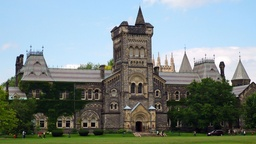
#> input picture assignment3/q4/University_College,_University_of_Toronto.jpg, 256 x 144 px, shrunk from 1600 x 900 before the run
$ jupyter execute a3_q4.ipynb   (older library calls are emulated)
#> lines starting #> are read from the running program, lines starting #| are printed output that depends on the picture; after the words box and inside, x2 and y2 are one past the last pixel; in counts of white or black regions, pixels touching at a corner belong together
### Assignment 4 - Question 4

[cell 1]
import cv2
import numpy as np
from matplotlib import pyplot as plt

[cell 2]
def downsample(img, scale_percent=50):
    width = int(img.shape[1] * scale_percent / 100)
    height = int(img.shape[0] * scale_percent / 100)
    return cv2.resize(img, (width, height))

img1 = cv2.imread("./University_College,_University_of_Toronto.jpg")
#> img1 is the input picture: shape (144, 256, 3); mean B, G, R 135, 136.1, 123.2
img2 = cv2.imread("./University_College_Lawn,_University_of_Toronto,_Canada.jpg")
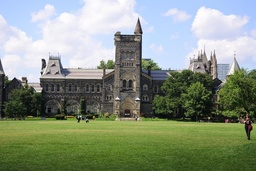
#> input picture assignment3/q4/University_College_Lawn,_University_of_Toronto,_Canada.jpg, 256 x 171 px, shrunk from 1600 x 1066 before the run
#> img2 is the input picture: shape (171, 256, 3); mean B, G, R 130.2, 147.2, 135.9
img1 = cv2.cvtColor(img1, cv2.COLOR_BGR2RGB)
img2 = cv2.cvtColor(img2, cv2.COLOR_BGR2RGB)
img1 = downsample(img1, 70)
img2 = downsample(img2, 70)
#> call 2 of downsample, with scale_percent = 70
#> in downsample (call 2), `return cv2.resize(img, (width, height))`:
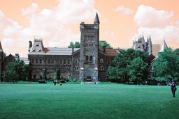
#> returned value: shape (119, 179, 3); mean of channels 0, 1, 2 135.8, 147.1, 130.1; drawn as B, G, R
print(img1.shape)
#| (100, 179, 3)
print(img2.shape)
#| (119, 179, 3)

#### 4.1: Calculate eigenvalues of second moment matrix

[cell 3]
def second_moment_matrix(img, sigma):
#> called with sigma = 2
    gray = cv2.cvtColor(img, cv2.COLOR_BGR2GRAY)
    blur = cv2.GaussianBlur(gray,(5,5),7)

    Ix = cv2.Sobel(blur, cv2.CV_64F, 1, 0, ksize=5)
    Iy = cv2.Sobel(blur, cv2.CV_64F, 0, 1, ksize=5)

    IxIy = np.multiply(Ix, Iy)
    Ix2 = np.multiply(Ix, Ix)
    Iy2 = np.multiply(Iy, Iy)

    Ix2_blur = cv2.GaussianBlur(Ix2,(7,7),sigma)
    Iy2_blur = cv2.GaussianBlur(Iy2,(7,7),sigma)
    IxIy_blur = cv2.GaussianBlur(IxIy,(7,7),sigma)

    m, n, _ = img.shape
#> m = 100; n = 179
    e = np.zeros((m, n, 2))
    for i in range(m):
        for j in range(n):
            e[i][j] = np.linalg.eigvals(np.array([[Ix2_blur[i][j], IxIy_blur[i][j]],
                                                  [IxIy_blur[i][j], Iy2_blur[i][j]]]))
    return e

e1 = second_moment_matrix(img1, 2)
e2 = second_moment_matrix(img2, 2)
#> call 2 of second_moment_matrix, with sigma = 2
#> in second_moment_matrix (call 2), `blur = cv2.GaussianBlur(gray,(5,5),7)`:
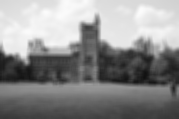
#> blur: shape (119, 179); min 16, max 251, mean 140.8
#> in second_moment_matrix (call 2), `Ix = cv2.Sobel(blur, cv2.CV_64F, 1, 0, ksize=5)`:
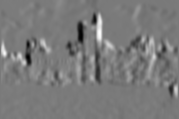
#> Ix: shape (119, 179) float64; min -3806, max 4098, mean -1.7; drawn with min black and max white
#> in second_moment_matrix (call 2), `Iy = cv2.Sobel(blur, cv2.CV_64F, 0, 1, ksize=5)`:
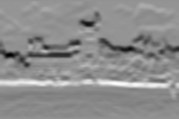
#> Iy: shape (119, 179) float64; min -4703, max 3458, mean -171.1; drawn with min black and max white

#### 4.2: Plot eigenvalues

[cell 4]
fig, axes = plt.subplots(1, 2, figsize = (15, 5))

axes[0].set_title("Scatter Plot of Eigenvalues: image 1")
axes[0].scatter(e1[:,:,0], e1[:,:,1], s=0.2)
axes[1].set_title("Scatter Plot of Eigenvalues: image 2")
axes[1].scatter(e1[:,:,0], e1[:,:,1], s=0.2)

#### 4.3: Pick thresholds and detect corners

[cell 5]
def detect_corners(img, e, threshold):
#> called with e = array of shape (100, 179, 2), threshold = 600000
    img_copy = img.copy()
    R = np.minimum(e[:,:,0], e[:,:,1])
    img_copy[R > threshold]=[255, 255, 0]
#> img_copy: shape (100, 179, 3); mean R, G, B 127.5, 140.4, 129.9
    plt.figure(figsize=(7,7))
    plt.imshow(img_copy)

Image 1, pick threshold of 6e5.

[cell 6]
detect_corners(img1, e1, 6e5)

Image 2, pick threshold of 8e5.

[cell 7]
detect_corners(img2, e2, 5e5)
#> in detect_corners (call 2), `img_copy[R > threshold]=[255, 255, 0]`: img_copy: shape (119, 179, 3); 3.82% of pixels changed, all inside (x1, y1, x2, y2) = (0, 13, 179, 89)

#### 4.4: Different Gaussian kernel

Instead of sigma=2, this time we use sigma of 30.

[cell 8]
img1_copy = img1.copy()
img2_copy = img2.copy()

e1_ = second_moment_matrix(img1_copy, 30)
#> call 3 of second_moment_matrix, with sigma = 30
#> in second_moment_matrix (call 3), `Iy2_blur = cv2.GaussianBlur(Iy2,(7,7),sigma)`:
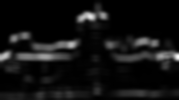
#> Iy2_blur: shape (100, 179) float64; min 53.06, max 8464931.3, mean 607470.9; drawn with min black and max white
e2_ = second_moment_matrix(img2_copy, 30)
#> call 4 of second_moment_matrix, with sigma = 30
#> in second_moment_matrix (call 4), `Iy2_blur = cv2.GaussianBlur(Iy2,(7,7),sigma)`:
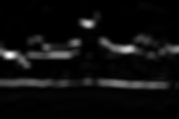
#> Iy2_blur: shape (119, 179) float64; min 447.5, max 11772772.7, mean 664329.1; drawn with min black and max white
#> in second_moment_matrix (call 4), `IxIy_blur = cv2.GaussianBlur(IxIy,(7,7),sigma)`:
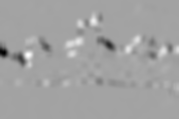
#> IxIy_blur: shape (119, 179) float64; min -5033990.5, max 2840323.2, mean -25316.4; drawn with min black and max white

[cell 9]
fig, axes = plt.subplots(1, 2, figsize = (15, 5))

axes[0].set_title("Scatter Plot of Eigenvalues: image 1")
axes[0].scatter(e1_[:,:,0], e1_[:,:,1], s=0.2)
axes[1].set_title("Scatter Plot of Eigenvalues: image 2")
axes[1].scatter(e2_[:,:,0], e2_[:,:,1], s=0.2)
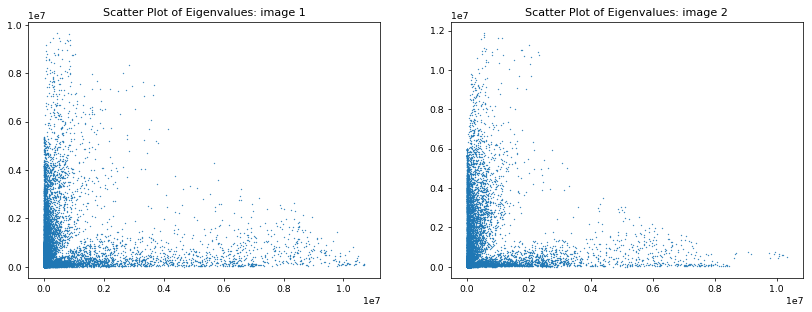
#> figure drawn by matplotlib, 2 panels

[cell 10]
detect_corners(img1_copy, e1_, 6e5)

[cell 11]
detect_corners(img2_copy, e2_, 5e5)
#> call 4 of detect_corners, with e = array of shape (119, 179, 2), threshold = 500000
#> in detect_corners (call 4), `img_copy[R > threshold]=[255, 255, 0]`:
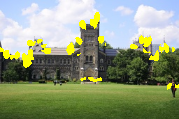
#> img_copy: shape (119, 179, 3); mean R, G, B 141.5, 152.9, 122.9
